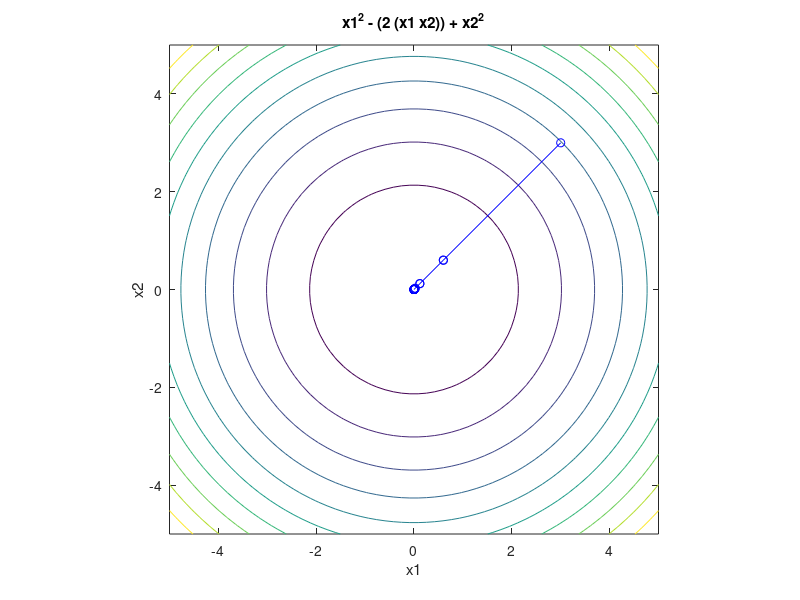

This figure's MATLAB source:
function [xopt,fopt,niter,gnorm,dx] = myGradient(varargin)
% grad_descent.m demonstrates how the gradient descent method can be used
% to solve a simple unconstrained optimization problem.  The variable alpha below
% specifies the fixed step size. Increasing alpha above 0.32 results in
% instability of the algorithm. An alternative approach would involve a
% variable step size determined through line search.


if nargin==0
    % define starting point
    x0 = [3 3]';
elseif nargin==1
    % if a single input argument is provided, it is a user-defined starting
    % point.
    x0 = varargin{1};
else
    error('Incorrect number of input arguments.')
end

% termination tolerance
tol = 1e-6;

% maximum number of allowed iterations
maxiter = 10000;

% minimum allowed perturbation
dxmin = 1e-6;

% step size ( 0.33 causes instability, 0.2 quite accurate)
alpha = 0.4;

% initialize gradient norm, optimization vector, iteration counter, perturbation
gnorm = inf; x = x0; niter = 0; dx = inf;

% define the objective function:
f = @(x1,x2) x1.^2-(2*(x1*x2))+x2.^2;

% plot objective function contours for visualization:
figure(1); clf; ezcontour(f,[-5 5 -5 5]); axis equal; hold on

% redefine objective function syntax for use with optimization:
f2 = @(x) f(x(1),x(2));

% gradient descent algorithm:
while and(gnorm>=tol, and(niter <= maxiter, dx >= dxmin))
    % calculate gradient:
    g = grad(x);
    gnorm = norm(g);
    % take step:
    xnew = x - alpha*g;
    % check step
    if ~isfinite(xnew)
        display(['Number of iterations: ' num2str(niter)])
        error('x is inf or NaN')
    end
    % plot current point
    
    plot([x(1) xnew(1)],[x(2) xnew(2)],'bo-')
    pause(2)
    refresh
    % update termination metrics
    niter = niter + 1;
    dx = norm(xnew-x);
    x = xnew;
    
end
xopt = x;
fopt = f2(xopt);
niter = niter - 1;

% define the gradient of the objective
function g = grad(x)
g = [2*x(1) + 0
    -0 + 2*x(2)];